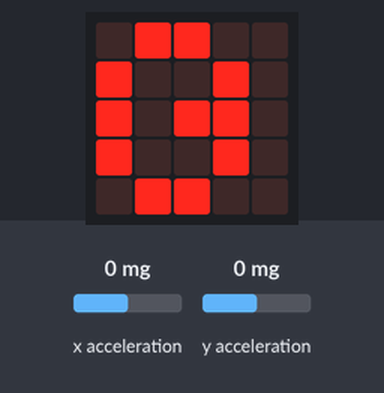
The program below on a simulated BBC micro:bit running MicroPython. Shown: the board's 5×5 LED display. The test bench sets the inputs (shaded band); at power-on: x acceleration 0 mg, y acceleration 0 mg. The compass is already calibrated.

Above: at 1.3 s.
1.4 s: x acceleration set to -1440 mg
At 2.5 s:
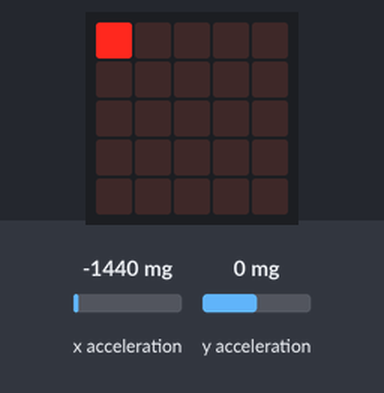
3.6 s: x acceleration set to 368 mg
At 5.0 s:
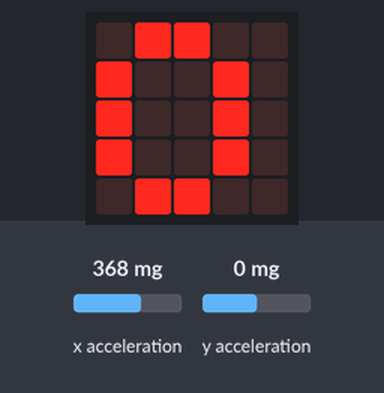
At 5.6 s:
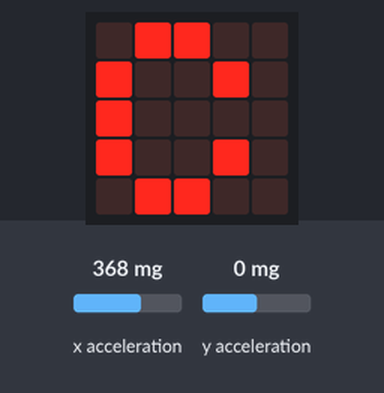
Timing chart, 0 to 7.1 s (numbered marks = the images above; inputs shaded):
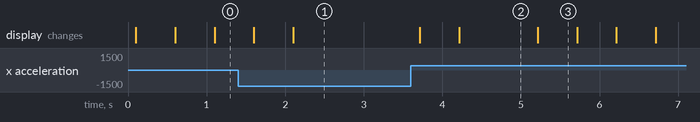

The program:

Q2.py
```python
from microbit import *
import math

def update_x(x):
    x_accel = accelerometer.get_x()

    if x_accel - get_x_anchor(x) > 325 and x < 4:
        return x + 1
    if x_accel - get_x_anchor(x) < -325 and x > 0:
        return x - 1

    return x

def update_y(y):
    y_accel = accelerometer.get_y()

    if y_accel - get_y_anchor(y) > 325 and y < 4:
        return y + 1
    if y_accel - get_y_anchor(y) < -325 and y > 0:
        return y - 1

    return y

def get_x_anchor(x):
    # returns the reference x-acceleration value given the position of x
    return (x - 2) * 325

def get_y_anchor(y):
    # returns the reference y-acceleration value given the position of y
    return (y - 2) * 325

def is_vertical():
    return accelerometer.current_gesture() in ('up', 'down', 'left', 'right')

def update_image(rotation):
    # mapping for pixels based on rotation
    if rotation < 22.5:
        return Image("90000:00000:00000:00000:00000")
    elif rotation < 45:
        return Image("90000:90000:00000:00000:00000")
    elif rotation < 67.5:
        return Image("90000:90000:90000:00000:00000")
    elif rotation < 90:
        return Image("90000:90000:90000:90000:00000")
    elif rotation < 112.5:
        return Image("90000:90000:90000:90000:90000")
    elif rotation < 135:
        return Image("90000:90000:90000:90000:99000")
    elif rotation < 157.5:
        return Image("90000:90000:90000:90000:99900")
    elif rotation < 180:
        return Image("90000:90000:90000:90000:99990")
    elif rotation < 202.5:
        return Image("90000:90000:90000:90000:99999")
    elif rotation < 225:
        return Image("90000:90000:90000:90009:99999")
    elif rotation < 247.5:
        return Image("90000:90000:90009:90009:99999")
    elif rotation < 270:
        return Image("90000:90009:90009:90009:99999")
    elif rotation < 292.5:
        return Image("90009:90009:90009:90009:99999")
    elif rotation < 315:
        return Image("90099:90009:90009:90009:99999")
    elif rotation < 337.5:
        return Image("90999:90009:90009:90009:99999")
    else:
        return Image("99999:90009:90009:90009:99999")

def get_rotation(deg, anchor):
    if deg - anchor < 0:
        return deg - anchor + 360

    return deg - anchor

def get_degree():
    x = accelerometer.get_x()
    y = accelerometer.get_y()
    # returns a degree based on x-pos and y-pos (arctan)
    # x > 0, y > 0, angle is 0 to 90
    # x > 0, y < 0, angle is 90 to 180
    # x < 0, y < 0, angle is 180 to 270
    # x < 0, y > 0, angle is 270 to 360

    # take into account zero division
    if y == 0 and x > 0:
        return 0
    if y == 0 and x < 0:
        return 180

    angle = math.atan(math.fabs(x) / math.fabs(y))

    degree = (angle / math.pi) * 180

    if x >= 0 and y > 0:
        return degree

    if x >= 0 and y < 0:
        return 180 - degree

    if x <= 0 and y < 0:
        return 180 + degree

    if x <= 0 and y > 0:
        return 360 - degree

compass.calibrate()

while True:
    # Face up mode
    value = 0
    x = 2
    y = 2

    while accelerometer.current_gesture() == 'face up':
        # base image is current count (0-9)
        i =  Image(str(value))
        # flicker our point over the base image
        i.set_pixel(x, y, 9)
        display.show(i)
        sleep(500)

        i.set_pixel(x, y, 0)
        display.show(i)
        sleep(500)
        x = update_x(x)
        y = update_y(y)

        # count will reset if point hits the edges
        if x % 4 == 0 or y % 4 == 0:
            value = 0
            display.clear()
            sleep(1000)

    # Vertical mode
    anchored = False
    rotated_backwards = False
    anchor = 0
    previous_rotation = 0
    current_rotation = 0

    while is_vertical():

        if not anchored:
            anchor = get_degree()
            previous_rotation = anchor
            anchored = True

        current_rotation = get_rotation(get_degree(), anchor)

        # check if user rotated backwards
        if previous_rotation < 22.5 and current_rotation > 315:
            rotated_backwards = True

        while rotated_backwards and is_vertical:
            display.show(Image("90000:00000:00000:00000:00000"))

            # check if user reset
            current_rotation = get_rotation(get_degree(), anchor)
            if  current_rotation < 22.5:
                rotated_backwards = False

        if not rotated_backwards:
            display.show(update_image(current_rotation))
            sleep(200)

        previous_rotation = current_rotation
```

Measured:
- after the input at 1.4 s, the display: first differs from a run without the input after 0.70 s (image 1)
- after the input at 3.6 s, the display: first changes after 0.11 s (image 2 shows a later state)
- what the display in image 2 shows lasts 1.0 s, from 4.2 s to 5.2 s
- what the display in image 3 shows lasts 0.5 s, from 5.2 s to 5.7 s
